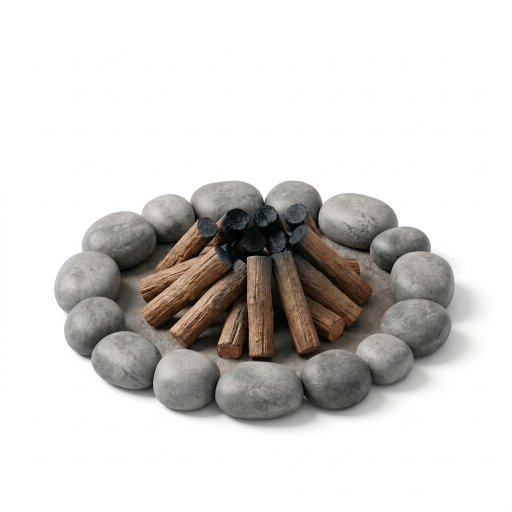
#> input picture tool/stills/campfire_unlit.webp, 1024 x 1024 px (shown at 1/2 size)
$ python animate_icon.py stills/campfire_lit.webp stills/campfire_unlit.webp stills/campfire_unlit.webp 3
#> lines starting #> are read from the running program, lines starting #| are printed output that depends on the picture; after the words box and inside, x2 and y2 are one past the last pixel; in counts of white or black regions, pixels touching at a corner belong together
#> further down, img is the input picture: PIL image 1024x1024 RGB; mean R, G, B 213.7, 211.5, 209.2
"""Turn a single rendered 3D icon (PNG on a white / neutral studio background) into a looping
frame sequence at the OpenLava canvas size used by the Airbnb assets (180x162 @2x).

Pipeline per subject:
  1. key_white   - flood-fill background removal from the border (keeps highlights inside the
                   object), drops the baked-in drop shadow;
  2. render      - N frames at 4x supersampling with layered motion:
       * subject-specific secondary animation (wind bend + falling leaves for the bonsai,
         screen blink / glow pulse / scanline sweep for the Macintosh),
       * a pseudo-3D yaw rock (perspective warp) + hover bob for every subject,
       * a synthetic soft contact shadow that reacts to the motion.
Usage: python3 animate_icon.py <bonsai|macintosh> <still.png> <out_dir> [n_frames]
"""
import sys, os, math
import numpy as np
from PIL import Image, ImageDraw, ImageFilter

# OpenLava canvas: 180x162 is the Airbnb size (density 2). LAVA_SCALE=2 renders the same icon at
# 360x324 (density 4) for the large previews; every pixel-sized constant below scales with it.
SCALE = int(os.environ.get("LAVA_SCALE", "1"))
W, H = 180 * SCALE, 162 * SCALE
SS = 4                   # supersample factor


# ----------------------------------------------------------------------------- keying
def key_white(img, chroma_thr=22, bright_thr=150, halo_px=80, halo_chroma=14, halo_min=100,
              halo_mode="chroma", halo_dist=40, edge_dist=60, halo_cool=False):
    """halo_mode "chroma": near-background pixels are dropped when neutral and bright (right for
    beige / grey subjects whose colour sits close to the backdrop, e.g. the Macintosh).
    halo_mode "distance": near-background pixels are dropped when their colour is close to the
    backdrop colour, and the outline gets a matte from that colour distance (right for saturated
    subjects such as the sunflower: pale petal highlights survive, grey pockets between petals go)."""
#> called with chroma_thr = 22, bright_thr = 150, halo_px = 80, halo_chroma = 14, halo_min = 100, halo_mode = 'chroma', halo_dist = 40, edge_dist = 60
    rgb = np.array(img.convert("RGB")).astype(np.float32)
    h, w = rgb.shape[:2]
#> h = 1024; w = 1024
    mn = rgb.min(axis=2)
    chroma = rgb.max(axis=2) - mn
    cand = (chroma < chroma_thr) & (mn > bright_thr)
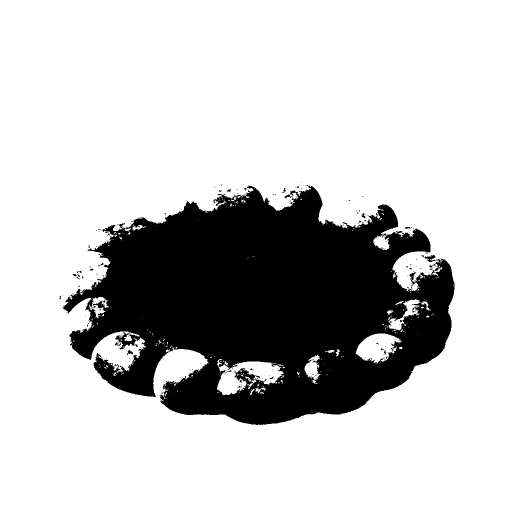
#> cand: shape (1024, 1024) bool (shown at 1/2 size); 77.2% white; 200 black regions (186 under 20 px), largest, box (x1, y1, x2, y2) and area: (126, 370, 909, 850) 237475, (842, 510, 871, 524) 171, (255, 700, 266, 709) 56
    fill = Image.fromarray(cand.astype(np.uint8) * 255).copy()  # fromarray is read-only; floodfill needs a writable image
    seeds = [(0, 0), (w - 1, 0), (0, h - 1), (w - 1, h - 1), (w // 2, 0), (0, h // 2), (w - 1, h // 2), (w // 2, h - 1)]
    for seed in seeds:
        if fill.getpixel(seed) == 255:
            ImageDraw.floodfill(fill, seed, 128)
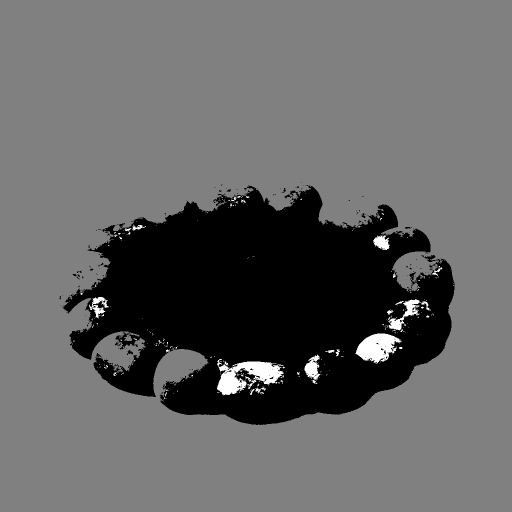
#> fill: PIL image 1024x1024 L (shown at 1/2 size); min 0, max 255, mean 100.5
    bg = np.array(fill) == 128
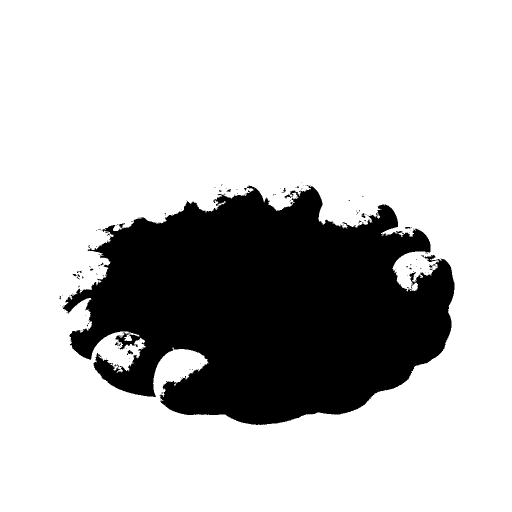
#> bg: shape (1024, 1024) bool (shown at 1/2 size); 75.9% white; 141 black regions (128 under 20 px), largest, box (x1, y1, x2, y2) and area: (126, 370, 909, 850) 251303, (842, 510, 871, 524) 171, (255, 700, 266, 709) 56
    bgcol = np.median(rgb[bg], axis=0) if bg.any() else np.array([255.0, 255.0, 255.0])
#> bgcol = [255, 255, 255]
    dist = np.abs(rgb - bgcol).max(axis=2)          # colour distance to the backdrop
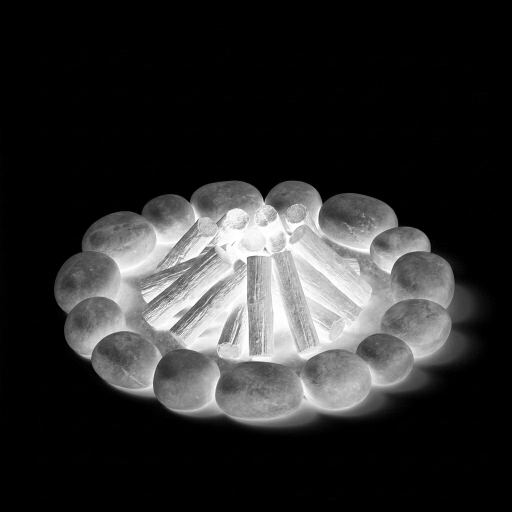
#> dist: shape (1024, 1024) float32 (shown at 1/2 size); min 0, max 255, mean 45.9
    # enclosed background pockets (between leaves and stem, between petals) never touch the
    # border: any small blob that still looks like backdrop is background too
    pocket = (dist < 22) & (chroma < 14) & ~bg
#> pocket: shape (1024, 1024) bool; every value is 0
    pk = Image.fromarray(pocket.astype(np.uint8) * 255).copy()
    pys, pxs = np.where(pocket)
#> pys = empty array; pxs = empty array
    for y, x in zip(pys[::17], pxs[::17]):
        if pk.getpixel((x, y)) != 255:
            continue
        ImageDraw.floodfill(pk, (x, y), 128)
        comp = np.array(pk) == 128
        ImageDraw.floodfill(pk, (x, y), 64)
        if comp.sum() >= 0.000005 * h * w:
            bg |= comp
#> this loop made 0 passes
    grown = np.array(Image.fromarray(bg.astype(np.uint8) * 255).filter(ImageFilter.MaxFilter(2 * (halo_px // 2) + 1))) > 0
#> grown: shape (1024, 1024) bool; 87.6% white; 1 black region, box (x1, y1, x2, y2) and area: (224, 445, 856, 805) 129799
    if halo_mode == "distance":
        halo = grown & ~bg & (dist < halo_dist)
    else:
        halo = grown & ~bg & (chroma < halo_chroma) & (mn > halo_min)
#> halo: shape (1024, 1024) bool; 5.5% white; 379 white regions (347 under 20 px), largest, box (x1, y1, x2, y2) and area: (319, 517, 909, 850) 25218, (126, 371, 525, 720) 14624, (187, 662, 332, 794) 6749
        if halo_cool:
            # a rendered drop shadow is cool grey (blue >= red); warm beige / tan case panels are not
            halo &= rgb[..., 2] >= rgb[..., 0] - 4
    halo_soft = np.array(Image.fromarray(halo.astype(np.uint8) * 255).filter(ImageFilter.GaussianBlur(1.5))).astype(np.float32) / 255
    alpha = np.ones((h, w), np.float32)
    alpha[bg] = 0.0
    alpha = alpha * (1 - halo_soft)
    if halo_mode == "distance":
        # soft outline: the render blends object and backdrop over a few pixels. Treat that band as
        # a matte (alpha = colour distance / typical object distance) and unpremultiply the colour
        # against the backdrop, otherwise the edge keeps the pale blended tint and reads as specks.
        ring = (np.array(Image.fromarray(bg.astype(np.uint8) * 255).filter(ImageFilter.MaxFilter(9))) > 0) & ~bg
        inner = (np.array(Image.fromarray(ring.astype(np.uint8) * 255).filter(ImageFilter.MaxFilter(13))) > 0) & ~ring & ~bg
        D = float(np.median(dist[inner])) if inner.any() else edge_dist
        D = max(D, 30.0)
        a = np.clip(dist[ring] / D, 0, 1)
        alpha[ring] = np.minimum(alpha[ring], a)
        keep = a > 0.05
        rgb_ring = rgb[ring]
        rgb_ring[keep] = np.clip((rgb_ring[keep] - (1 - a[keep, None]) * bgcol) / a[keep, None], 0, 255)
        rgb[ring] = rgb_ring
    else:
        ring = (np.array(Image.fromarray(bg.astype(np.uint8) * 255).filter(ImageFilter.MaxFilter(3))) > 0) & ~bg
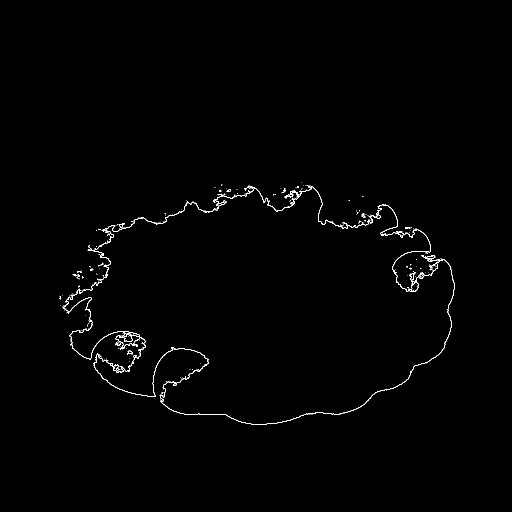
#> ring: shape (1024, 1024) bool (shown at 1/2 size); 0.69% white in thin lines or dots, all inside (x1, y1, x2, y2) = (118, 364, 909, 850)
        B = float(np.median(mn[bg])) if bg.any() else 255.0
#> B = 255
        alpha[ring] = np.minimum(alpha[ring], np.clip((B - mn[ring]) / 50.0, 0, 1))
    # keep only the main connected object
    solid = Image.fromarray((alpha > 0.02).astype(np.uint8) * 255).copy()
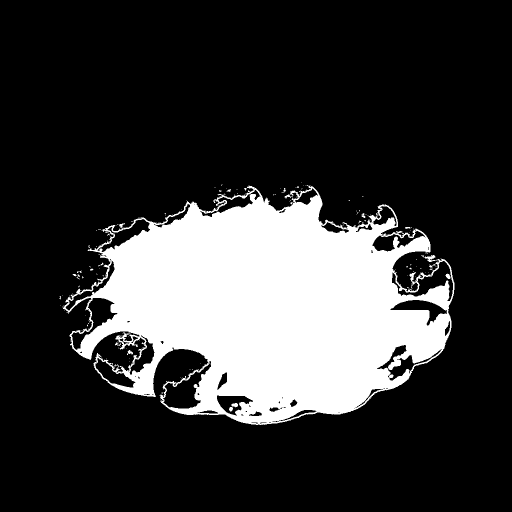
#> solid: PIL image 1024x1024 L (shown at 1/2 size); 21.3% white; 144 white regions (128 under 20 px), largest, box (x1, y1, x2, y2) and area: (126, 370, 909, 850) 221929, (842, 510, 871, 524) 171, (463, 806, 476, 815) 84
    ys, xs = np.where(alpha > 0.5)
    cy, cx = int(np.median(ys)), int(np.median(xs))
#> cy = 611; cx = 541
    best = None
    for r in range(0, 400, 8):
        for (px, py) in [(cx + dx, cy + dy) for dx in (-r, 0, r) for dy in (-r, 0, r)]:
            if 0 <= px < w and 0 <= py < h and solid.getpixel((px, py)) == 255:
                best = (px, py); break
        if best: break
    if best:
        ImageDraw.floodfill(solid, best, 128)
        keep = np.array(solid) == 128
#> keep: shape (1024, 1024) bool; 21.1% white; 1 white region, box (x1, y1, x2, y2) and area: (126, 371, 909, 850) 221771
        keep = np.array(Image.fromarray(keep.astype(np.uint8) * 255).filter(ImageFilter.MaxFilter(5))) > 0
#> keep: shape (1024, 1024) bool; 23.4% white; 1 white region, box (x1, y1, x2, y2) and area: (124, 369, 911, 852) 245563
        alpha = alpha * keep
    return np.dstack([np.clip(rgb, 0, 255), alpha * 255]).astype(np.uint8)


def crop_to_alpha(rgba, pad=2):
#> called with pad = 2
    a = rgba[..., 3]
    ys, xs = np.where(a > 8)
    y0, y1 = max(ys.min() - pad, 0), min(ys.max() + pad, a.shape[0])
#> y0 = 368; y1 = 851
    x0, x1 = max(xs.min() - pad, 0), min(xs.max() + pad, a.shape[1])
#> x0 = 123; x1 = 910
    return rgba[y0:y1 + 1, x0:x1 + 1]
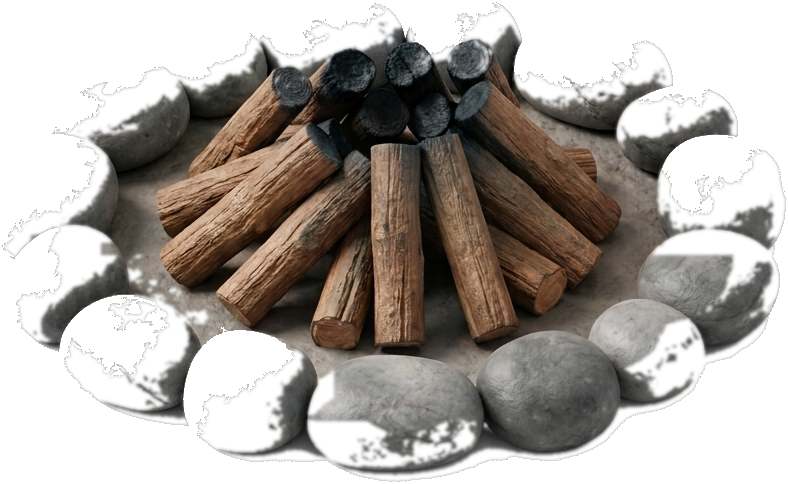
#> returned value: shape (484, 788, 4); mean of channels 0, 1, 2, 3 143, 137, 130.6, 131.8; transparent parts drawn white


KEY_PARAMS = {
    "bonsai": dict(chroma_thr=22, halo_px=80, halo_mode="distance", halo_dist=40),
    "sunflower": dict(chroma_thr=22, halo_px=80, halo_mode="distance", halo_dist=40),
    "macintosh": dict(chroma_thr=16, halo_px=110, halo_chroma=26, halo_min=60, halo_cool=True),
}


# ----------------------------------------------------------------------------- warps
# [30 lines left out: functions premul, unpremul, row_shift, not called in this run]


def to_premul_image(img):
    return Image.fromarray(np.clip(premul(np.array(img)), 0, 255).astype(np.uint8))


def from_premul_image(img):
    return Image.fromarray(unpremul(np.array(img).astype(np.float32)))


def rotate_pm(img, angle, center):
    """Bicubic rotation without dark edge halos: rotate premultiplied, then unpremultiply."""
    return from_premul_image(to_premul_image(img).rotate(angle, resample=Image.BICUBIC, center=center))


# [88 lines left out: functions find_coeffs, yaw_rock, largest_component, components, topmost_component, fill_holes, not called in this run]


# ----------------------------------------------------------------------------- subjects
class Subject:
    n_frames = 48
    fill = 0.80
    base_y = 0.86

    def __init__(self, obj):
        self.obj = obj                         # PIL RGBA, already scaled to the 4x canvas
        self.ow, self.oh = obj.size

    def layer(self, t):                        # -> PIL RGBA same size as obj (secondary animation)
        return self.obj

    def motion(self, t):                       # -> yaw_deg, dx, dy, shadow_scale, shadow_alpha
        return 0.0, 0.0, 0.0, 1.0, 1.0


class Bonsai(Subject):
    fill = 0.82

    # [48 lines left out: functions __init__, layer, motion, not called in this run]


class Macintosh(Subject):
    """Hovering Mac: the rendered face is erased once and a pixel face is drawn per frame so it can
    blink, glance sideways and smile; the phosphor glow pulses and a scanline band sweeps down."""
    fill = 0.86
    base_y = 0.88

    # [30 lines left out: function __init__, not called in this run]

    @staticmethod
    def _ease(u):
        return 0.5 - 0.5 * math.cos(math.pi * min(1.0, max(0.0, u)))

    # [71 lines left out: functions _face_state, layer, motion, not called in this run]


class Sunflower(Subject):
    """Potted sunflower: the stem bends in the wind (pot stays put), the flower head turns a little
    on its own as it follows the breeze, and pollen motes drift up from the seed centre."""
    fill = 0.84
    base_y = 0.88

    # [94 lines left out: functions __init__, layer, motion, not called in this run]


SUBJECTS = {"bonsai": Bonsai, "sunflower": Sunflower, "macintosh": Macintosh}


# ----------------------------------------------------------------------------- render
def render(kind, cut, out_dir, n_frames=None):
    os.makedirs(out_dir, exist_ok=True)
#> (the run stopped early here; a loop or call above may not have finished)
